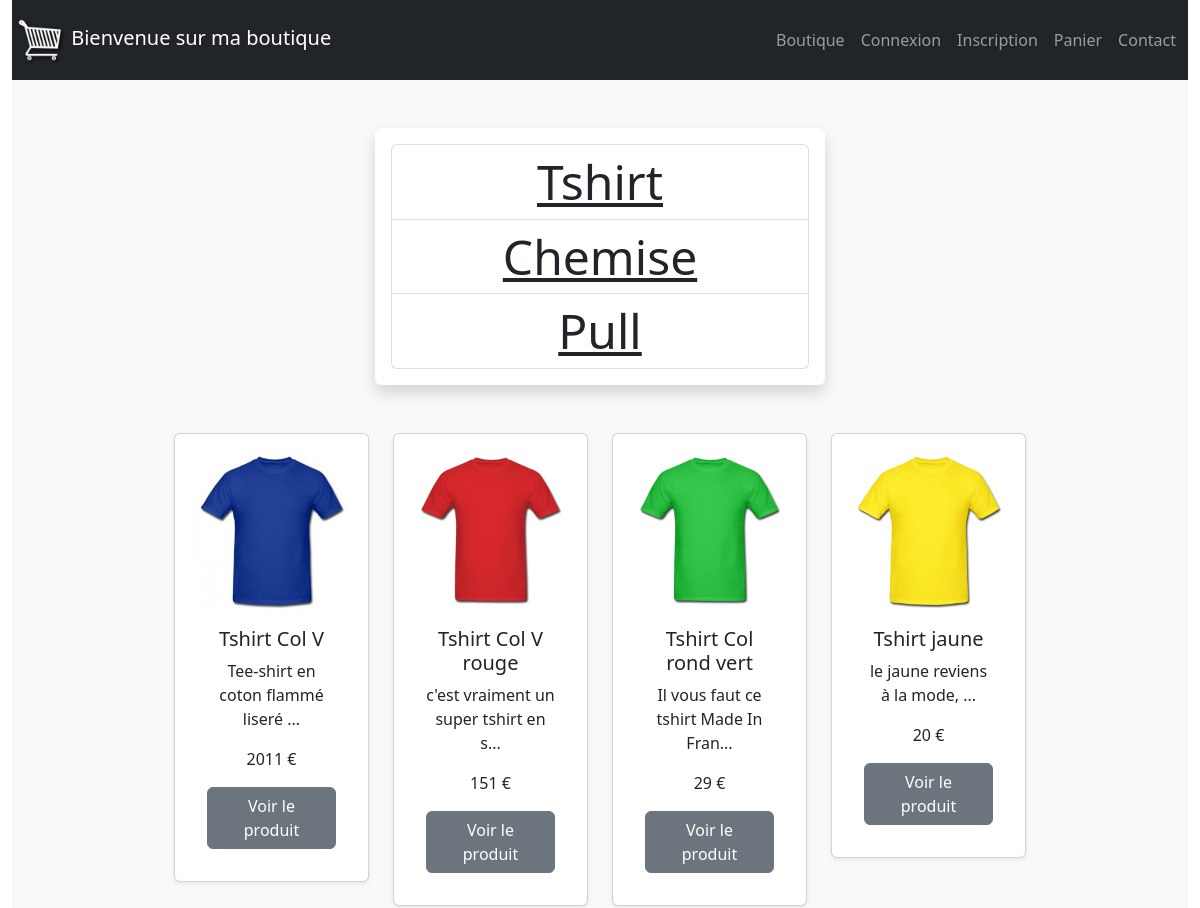
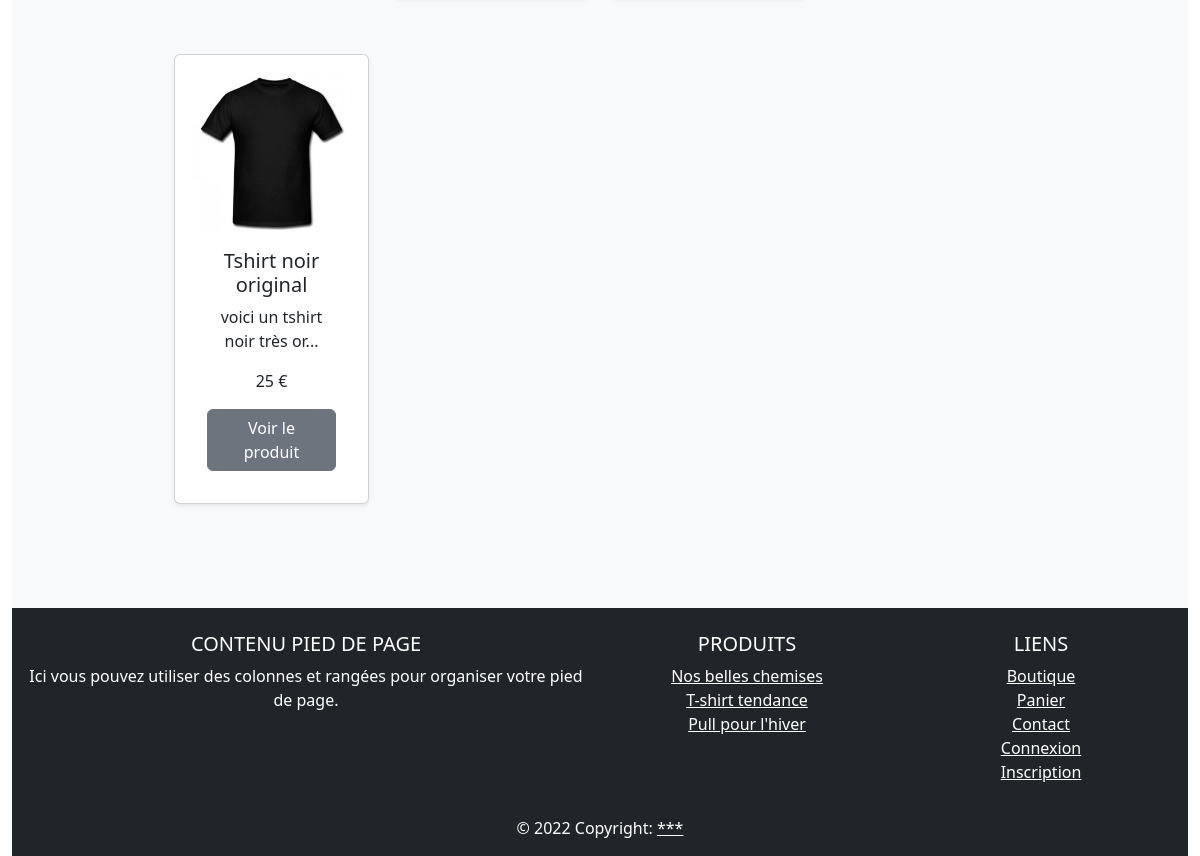
The app's page /index.php?categorie=tshirt, older data (2 pictures, top to bottom).
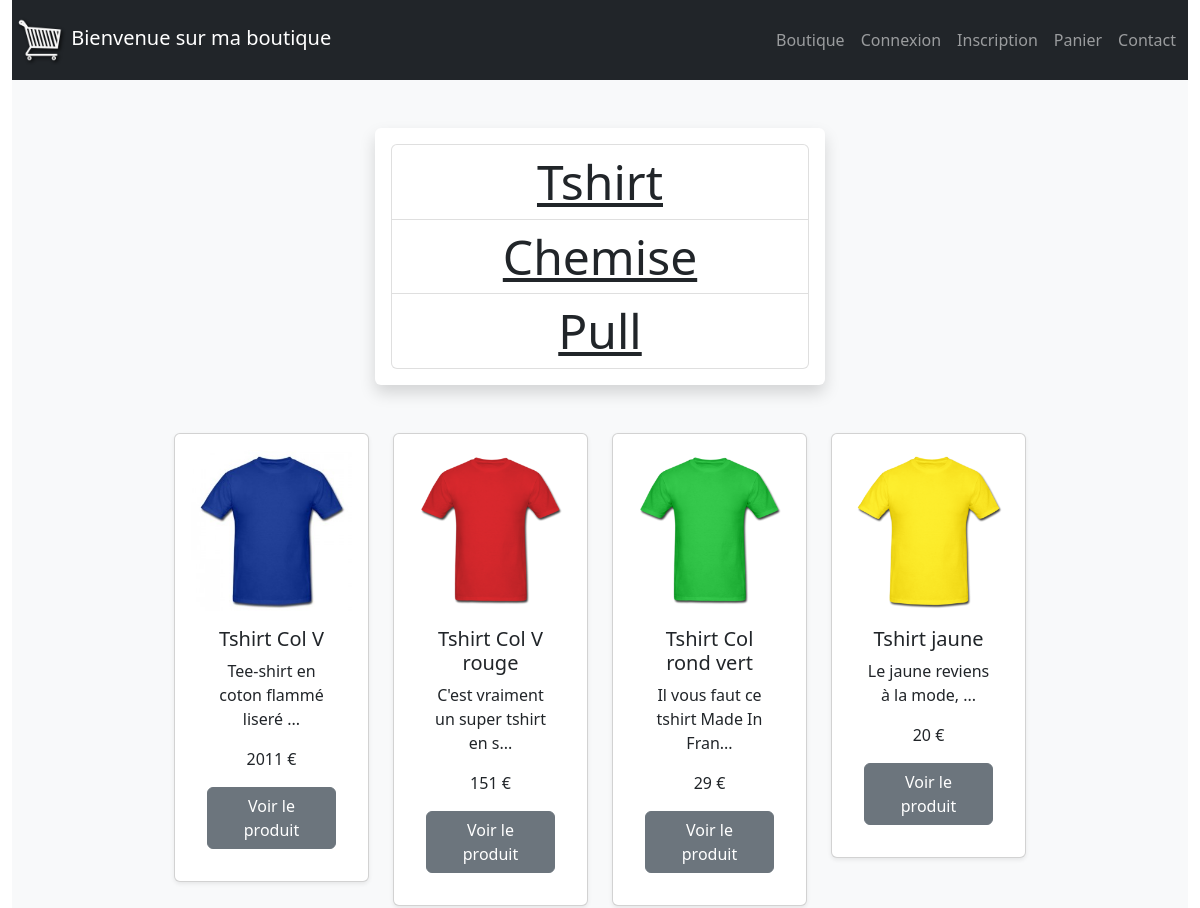
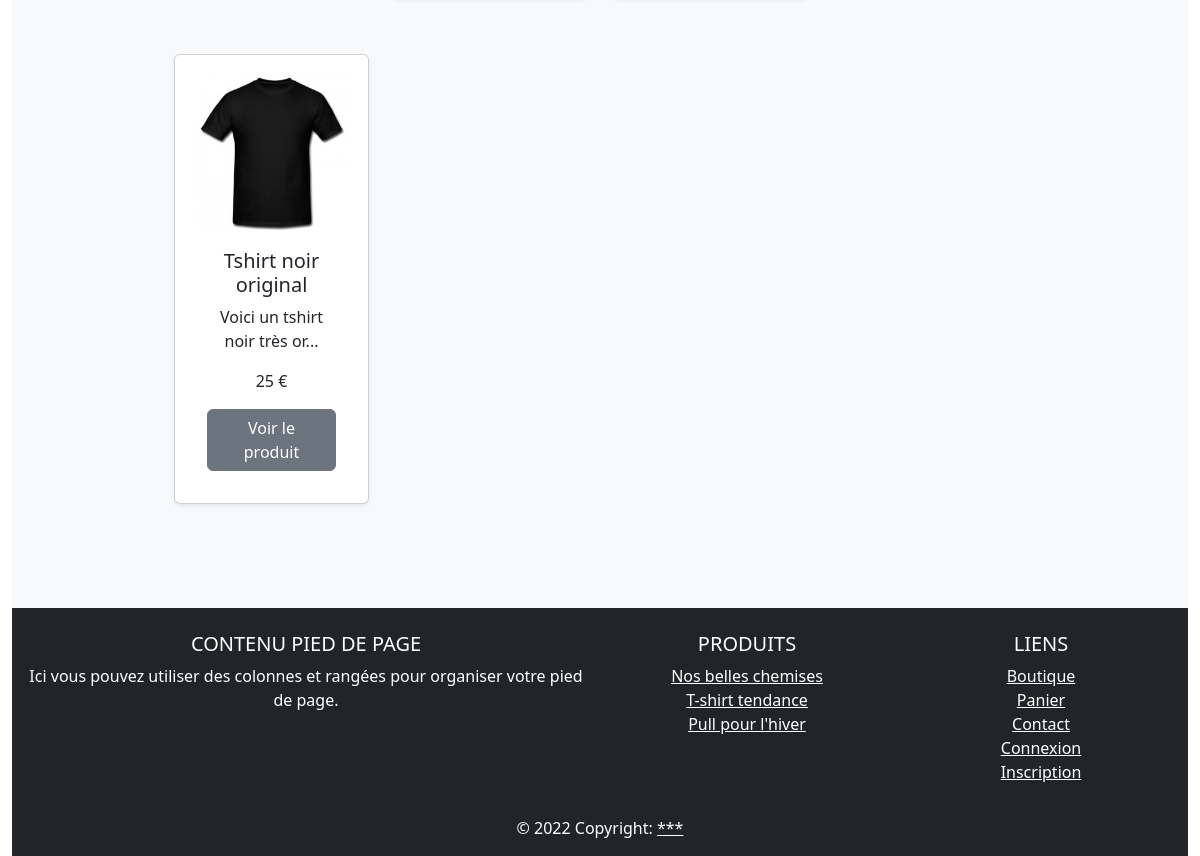
The same page, newer data (2 pictures, top to bottom).
### tables this page shows
CREATE TABLE `produit` (
  `id_produit` int(3) NOT NULL,
  `reference` varchar(20) NOT NULL,
  `categorie` varchar(20) NOT NULL,
  `titre` varchar(100) NOT NULL,
  `description` text NOT NULL,
  `couleur` varchar(20) NOT NULL,
  `taille` varchar(5) NOT NULL,
  `public` enum('m','f','mixte') NOT NULL,
  `photo` varchar(250) NOT NULL,
  `prix` int(3) NOT NULL,
  `stock` int(3) NOT NULL
);

### inc/fonction.php (called while the page is built, shortened)
<?php
    function internauteEstConnecte() {
        if(isset($_SESSION["membre"])) {
            return true;
        } else {
            return false;
        }
    }
?>

### inc/init.php (called while the page is built, shortened)
<?php
$content = "";
require_once("fonction.php");
?>

### index.php (the view)
<?php
    require_once("inc/init.php");
    $stmt = $pdo->query("SELECT DISTINCT(categorie) FROM produit");
    $content .= (!isset($_GET["categorie"])) ? "<h3 class='mb-5 text-center display-5 shadow p-1 mb-5 bg-body rounded'> Veuillez choisir une catégorie </h3>" : "";
    $content .= "<div class='w-100'> </div>";
    $content .= " <div class='col-md-6 col-12 mb-3 justify-content-center shadow p-3 mb-5 bg-body rounded'>";
    $content .= "<ul class='list-group text-center display-5'>";
    while($categorie = $stmt->fetch(PDO::FETCH_ASSOC)) {
       $content .= " <li class='list-group-item'> <a class='text-dark text-capitalize' href='?categorie=$categorie[categorie]'>  $categorie[categorie] </a> </li>";
    }
    $content .= "</ul>";
    $content .= "</div>";
    if($_GET && isset($_GET["categorie"])) {
        $categorieSelectionnee = $_GET["categorie"];
        $r = $pdo->query("SELECT * FROM produit WHERE categorie = '$categorieSelectionnee' ");
        $content .= "<div class='row col-md-12'>";
        while($produit = $r->fetch(PDO::FETCH_ASSOC)) {
            $content .= "<div class='col-md-6 col-lg-3 col-sm-12 pl-2 pr-2 pb-2'> <div class='card col-md-12 w-100 shadow-sm p-3 mb-5 bg-body rounded'>
            <a href='fiche_produit.php?idProduit=$produit[id_produit]' target='_blank'><img style='cursor:pointer' class='card-img-top' src='$produit[photo]' alt='$produit[titre]' title='$produit[description]'></a>
                <div class='card-body '>
                    <h5 class='text-center card-title'>$produit[titre]</h5>
                    <p class='text-center card-text'>" . substr($produit["description"], 0, 35) . "..." . "</p>
                    <p class='text-center card-text'>$produit[prix] €</p>
                    <a href='fiche_produit.php?idProduit=$produit[id_produit]' class='d-flex justify-content-center btn btn-secondary' target='_blank'>Voir le produit</a>
                </div>
            </div> </div>";
        }
        $content .= "</div>";
    }
    require_once("inc/header.php");
?>
<?php echo $content; ?>
<?php
    require_once("inc/footer.php");
?>

### inc/header.php (shortened to what this page needs)
<!DOCTYPE html>
<html lang="fr">
<head>
    <link href="https://cdn.jsdelivr.net/npm/bootstrap@5.2.0-beta1/dist/css/bootstrap.min.css" rel="stylesheet">
    <link rel="stylesheet" href="css/style.css">
</head>
<body>
    <div class="container-fluid">
        <nav class="navbar navbar-expand-lg navbar-dark bg-dark p-1">
            <a class="navbar-brand" href="index.php">
            <img src="photo/shopping-cart-20377.png" width="50" height="50" class="d-inline-block align-center" alt="">
            Bienvenue sur ma boutique
            </a>
            <div class="collapse navbar-collapse justify-content-end" id="navbarNav">
                <ul class="navbar-nav">
                    <li class="nav-item active">
                        <a class="nav-link" href="index.php">Boutique</a>
                    </li>
                    <?php if(!internauteEstConnecte()) { ?>
                        <li class="nav-item">
                            <a class="nav-link" href="connexion.php">Connexion</a>
                        </li>
                        <li class="nav-item">
                            <a class="nav-link" href="inscription.php">Inscription</a>
                        </li>
                    <?php } else { ?>
                        <li class="nav-item">
                            <a class="nav-link" href="profil.php">Mon Profil</a>
                        </li>
                    <?php } ?>
                    <li class="nav-item position_relative">
                        <a class="nav-link" href="panier.php">Panier</a>
                    </li>
                    <li class="nav-item active">
                        <a class="nav-link" href="contact.php">Contact</a>
                    </li>
                </ul>
            </div>
        </nav>
        <main class="bg-light p-5">
            <div class="row col-md-10 mx-auto justify-content-center">

### inc/footer.php (shortened to what this page needs)
            </div>
        </main>
        <footer class="bg-dark page-footer font-small blue pt-4">
        <div class="container-fluid text-center text-md-left">
            <div class="row">
            <div class="col-md-6 mt-md-0 mt-3">
                <h5 class="text-white text-uppercase">Contenu pied de page</h5>
                <p class="text-white">Ici vous pouvez utiliser des colonnes et rangées pour organiser votre pied de page.</p>
            </div>
            <div class="col-md-3 mb-md-0 mb-3">
                <h5 class="text-white text-uppercase">Produits</h5>
                <ul class="list-unstyled">
                <li>
                    <a href="index.php?categorie=chemise" class="text-white">Nos belles chemises</a>
                </li>
                <li>
                    <a href="index.php?categorie=tshirt" class="text-white">T-shirt tendance</a>
                </li>
                <li>
                    <a href="index.php?categorie=pull" class="text-white">Pull pour l'hiver</a>
                </li>
                </ul>
            </div>
            <div class="col-md-3 mb-md-0 mb-3">
                <h5 class="text-white text-uppercase">Liens</h5>
                <ul class="list-unstyled">
                <li>
                    <a href="index.php" class="text-white">Boutique</a>
                </li>
                <li>
                    <a href="panier.php" class="text-white">Panier</a>
                </li>
                <li>
                    <a href="contact.php" class="text-white">Contact</a>
                </li>
                <?php if(internauteEstConnecte()) { ?>
                    <li>
                        <a href="profil.php" class="text-white">Mon profil</a>
                    </li>
                <?php } else { ?>
                    <li>
                        <a href="connexion.php" class="text-white">Connexion</a>
                    </li>
                    <li>
                        <a href="inscription.php" class="text-white">Inscription</a>
                    </li>
                <?php } ?>
                </ul>
            </div>
            </div>
        </div>
        <div class="text-white footer-copyright text-center py-3">© 2022 Copyright:
            <a href="" class="text-white"> ***</a>
        </div>
        </footer>
    </div>
</body>
</html>

### css/style.css (style rules this page uses)
nav { min-height: 10vh; }
main { min-height:70vh; }
footer { min-height: 20vh; }
.position_relative { position: relative; }

Row changes from the older to the newer data that the page shows:
changed produit "Tshirt Col V rouge": description "c'est vraiment un super tshirt en s" → "C'est vraiment un super tshirt en s"
changed produit "Tshirt jaune": description "le jaune reviens à la mode," → "Le jaune reviens à la mode,"
changed produit "Tshirt noir original": description "voici un tshirt noir très or" → "Voici un tshirt noir très or"
